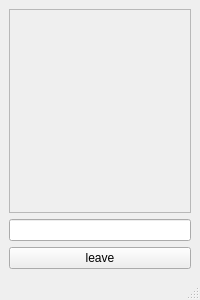
<?xml version="1.0" encoding="UTF-8"?>
<ui version="4.0">
 <class>MainWindow</class>
 <widget class="QMainWindow" name="MainWindow">
  <property name="geometry">
   <rect>
    <x>0</x>
    <y>0</y>
    <width>200</width>
    <height>300</height>
   </rect>
  </property>
  <property name="windowTitle">
   <string>MainWindow</string>
  </property>
  <widget class="QWidget" name="centralwidget">
   <layout class="QVBoxLayout" name="verticalLayout">
    <item>
     <widget class="QScrollArea" name="scrollArea">
      <property name="widgetResizable">
       <bool>true</bool>
      </property>
      <widget class="QWidget" name="scrollAreaWidgetContents">
       <property name="geometry">
        <rect>
         <x>0</x>
         <y>0</y>
         <width>176</width>
         <height>161</height>
        </rect>
       </property>
       <layout class="QVBoxLayout" name="verticalLayout_2">
        <item>
         <widget class="QWidget" name="widget" native="true">
          <layout class="QVBoxLayout" name="verticalLayout_4">
           <item>
            <layout class="QFormLayout" name="vbox">
             <property name="fieldGrowthPolicy">
              <enum>QFormLayout::AllNonFixedFieldsGrow</enum>
             </property>
             <property name="rowWrapPolicy">
              <enum>QFormLayout::WrapAllRows</enum>
             </property>
             <property name="labelAlignment">
              <set>Qt::AlignBottom|Qt::AlignLeading|Qt::AlignLeft</set>
             </property>
             <property name="formAlignment">
              <set>Qt::AlignBottom|Qt::AlignLeading|Qt::AlignLeft</set>
             </property>
            </layout>
           </item>
          </layout>
         </widget>
        </item>
       </layout>
      </widget>
     </widget>
    </item>
    <item>
     <widget class="QLineEdit" name="message_line"/>
    </item>
    <item>
     <widget class="QPushButton" name="leave_room_button">
      <property name="text">
       <string>leave</string>
      </property>
     </widget>
    </item>
   </layout>
  </widget>
  <widget class="QMenuBar" name="menubar">
   <property name="geometry">
    <rect>
     <x>0</x>
     <y>0</y>
     <width>200</width>
     <height>26</height>
    </rect>
   </property>
  </widget>
  <widget class="QStatusBar" name="statusbar"/>
 </widget>
 <resources>
  <include location="../../../../../../Downloads/test.qrc"/>
 </resources>
 <connections/>
</ui>
